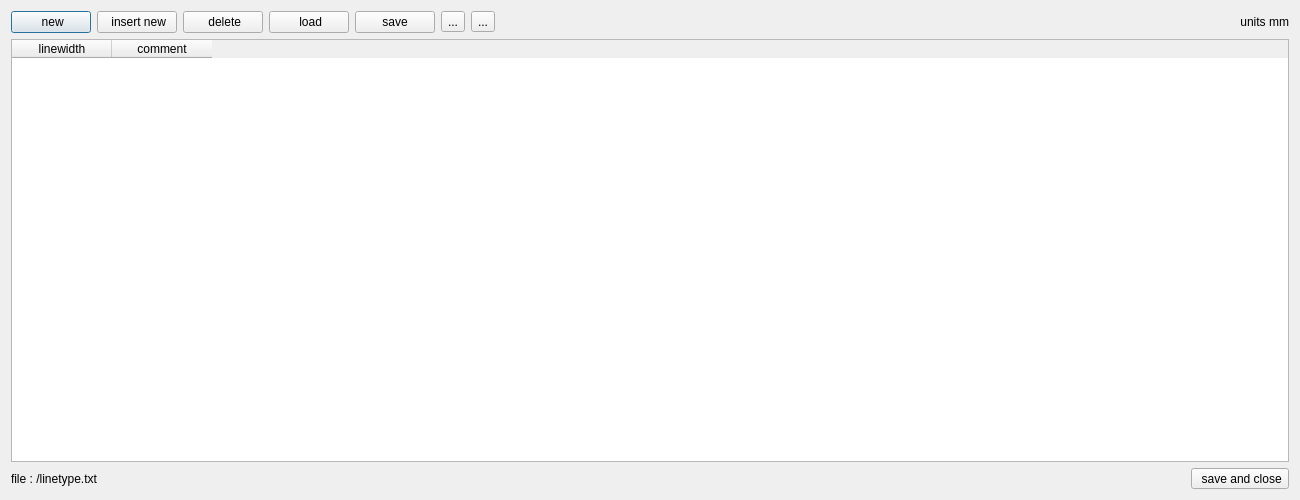
<?xml version="1.0" encoding="UTF-8"?>
<ui version="4.0">
 <class>Dialog_linewidth</class>
 <widget class="QDialog" name="Dialog_linewidth">
  <property name="geometry">
   <rect>
    <x>0</x>
    <y>0</y>
    <width>1300</width>
    <height>500</height>
   </rect>
  </property>
  <property name="windowTitle">
   <string>Linewidth</string>
  </property>
  <layout class="QGridLayout" name="gridLayout">
   <item row="1" column="0" colspan="2">
    <widget class="QTableWidget" name="tableWidget">
     <property name="focusPolicy">
      <enum>Qt::ClickFocus</enum>
     </property>
     <property name="editTriggers">
      <set>QAbstractItemView::DoubleClicked</set>
     </property>
     <column>
      <property name="text">
       <string>linewidth</string>
      </property>
     </column>
     <column>
      <property name="text">
       <string>comment</string>
      </property>
     </column>
    </widget>
   </item>
   <item row="2" column="0" colspan="2">
    <layout class="QHBoxLayout" name="horizontalLayout_2">
     <item>
      <widget class="QLabel" name="label">
       <property name="text">
        <string>file : /linetype.txt   </string>
       </property>
      </widget>
     </item>
     <item>
      <spacer name="horizontalSpacer_2">
       <property name="orientation">
        <enum>Qt::Horizontal</enum>
       </property>
       <property name="sizeHint" stdset="0">
        <size>
         <width>968</width>
         <height>20</height>
        </size>
       </property>
      </spacer>
     </item>
     <item>
      <widget class="QToolButton" name="toolButton_save_and_close">
       <property name="minimumSize">
        <size>
         <width>80</width>
         <height>0</height>
        </size>
       </property>
       <property name="maximumSize">
        <size>
         <width>150</width>
         <height>16777215</height>
        </size>
       </property>
       <property name="text">
        <string> save and close</string>
       </property>
       <property name="icon">
        <iconset resource="../icons.qrc">
         <normaloff>:/icons/document-save.svg</normaloff>:/icons/document-save.svg</iconset>
       </property>
       <property name="toolButtonStyle">
        <enum>Qt::ToolButtonTextBesideIcon</enum>
       </property>
      </widget>
     </item>
    </layout>
   </item>
   <item row="0" column="0" colspan="2">
    <layout class="QHBoxLayout" name="horizontalLayout">
     <item>
      <widget class="QPushButton" name="pushButton_new">
       <property name="text">
        <string> new</string>
       </property>
       <property name="icon">
        <iconset resource="../icons.qrc">
         <normaloff>:/icons/document-new.svg</normaloff>:/icons/document-new.svg</iconset>
       </property>
      </widget>
     </item>
     <item>
      <widget class="QPushButton" name="pushButton_insert_new">
       <property name="text">
        <string> insert new</string>
       </property>
       <property name="icon">
        <iconset resource="../icons.qrc">
         <normaloff>:/icons/document-new.svg</normaloff>:/icons/document-new.svg</iconset>
       </property>
      </widget>
     </item>
     <item>
      <widget class="QPushButton" name="pushButton_delete">
       <property name="text">
        <string> delete</string>
       </property>
       <property name="icon">
        <iconset resource="../icons.qrc">
         <normaloff>:/icons/delete.svg</normaloff>:/icons/delete.svg</iconset>
       </property>
      </widget>
     </item>
     <item>
      <widget class="QPushButton" name="pushButton_load">
       <property name="text">
        <string> load</string>
       </property>
       <property name="icon">
        <iconset resource="../icons.qrc">
         <normaloff>:/icons/document-open.svg</normaloff>:/icons/document-open.svg</iconset>
       </property>
      </widget>
     </item>
     <item>
      <widget class="QPushButton" name="pushButton_save">
       <property name="text">
        <string> save </string>
       </property>
       <property name="icon">
        <iconset resource="../icons.qrc">
         <normaloff>:/icons/document-save.svg</normaloff>:/icons/document-save.svg</iconset>
       </property>
      </widget>
     </item>
     <item>
      <widget class="QToolButton" name="toolButton_move_up">
       <property name="text">
        <string>...</string>
       </property>
       <property name="icon">
        <iconset resource="../icons.qrc">
         <normaloff>:/icons/button_up.svg</normaloff>:/icons/button_up.svg</iconset>
       </property>
      </widget>
     </item>
     <item>
      <widget class="QToolButton" name="toolButton_move_down">
       <property name="text">
        <string>...</string>
       </property>
       <property name="icon">
        <iconset resource="../icons.qrc">
         <normaloff>:/icons/button_down.svg</normaloff>:/icons/button_down.svg</iconset>
       </property>
      </widget>
     </item>
     <item>
      <spacer name="horizontalSpacer">
       <property name="orientation">
        <enum>Qt::Horizontal</enum>
       </property>
       <property name="sizeHint" stdset="0">
        <size>
         <width>695</width>
         <height>20</height>
        </size>
       </property>
      </spacer>
     </item>
     <item>
      <widget class="QLabel" name="label_8">
       <property name="text">
        <string>units mm</string>
       </property>
       <property name="alignment">
        <set>Qt::AlignRight|Qt::AlignTrailing|Qt::AlignVCenter</set>
       </property>
      </widget>
     </item>
    </layout>
   </item>
  </layout>
 </widget>
 <resources>
  <include location="../icons.qrc"/>
 </resources>
 <connections/>
</ui>
